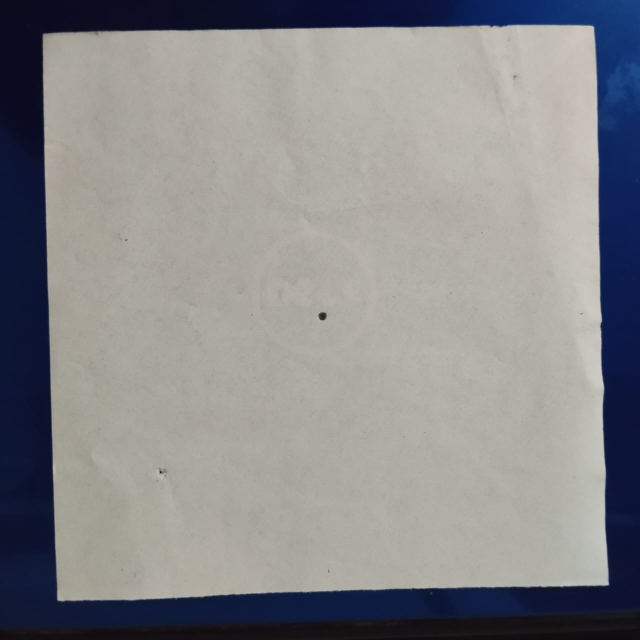
#> input picture images/plain_target.jpeg, 1280 x 1280 px (shown at 1/2 size)
$ python find-points.py
#> lines starting #> are read from the running program, lines starting #| are printed output that depends on the picture
#> further down, img is the input picture: shape (1280, 1280, 3); mean B, G, R 137.9, 136.8, 136.9
import cv2
import numpy as np

mouseX = 0
mouseY = 0

def draw_circle(event,x,y,flags,param):
    global mouseX,mouseY
    if event == cv2.EVENT_LBUTTONDBLCLK:
        cv2.circle(img,(x,y),5,(255,0,0),-1)
        mouseX,mouseY = x,y

def image_resize(image, width = None, height = None, inter = cv2.INTER_AREA):
#> called with width = 512, height = 512, inter = 3
    dim = None
    (h, w) = image.shape[:2]
#> h = 1280; w = 1280

    if width is None and height is None:
        return image

    if width is None:
        r = height / float(h)
        dim = (int(w * r), height)
    else:
        r = width / float(w)
#> r = 0.4
        dim = (width, int(h * r))
#> dim = (512, 512)

    resized = cv2.resize(image, dim, interpolation = inter)
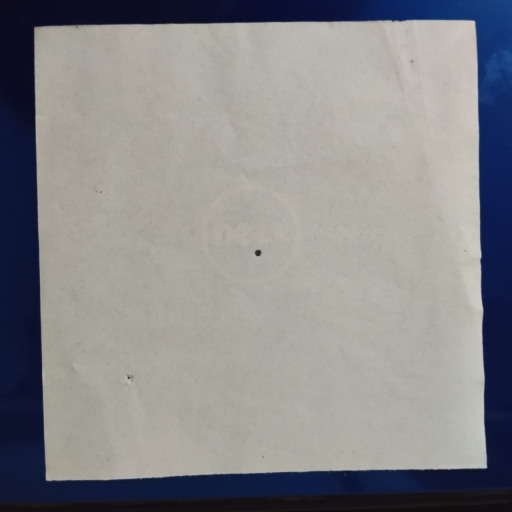
#> resized: shape (512, 512, 3); mean B, G, R 137.9, 136.8, 136.9

    return resized

img=cv2.imread('images/plain_target.jpeg')
img = image_resize(img, 512, 512)
cv2.imshow('Test', img)

pressedkey=cv2.waitKey(0)
#> (key Esc is pressed here)

# Wait for ESC key to exit
if pressedkey==27:
    cv2.destroyAllWindows()

# img = np.zeros((512,512,3), np.uint8)
cv2.namedWindow('image')
cv2.setMouseCallback('Test',draw_circle)

points = []

while(1):
    cv2.imshow('image',img)
    k = cv2.waitKey(20) & 0xFF
#> (key Esc is pressed here)
    if k == 27:
        break
    elif k == ord('a'):
        points.append([mouseX, mouseY])
        print(mouseX,mouseY)
print(points)
